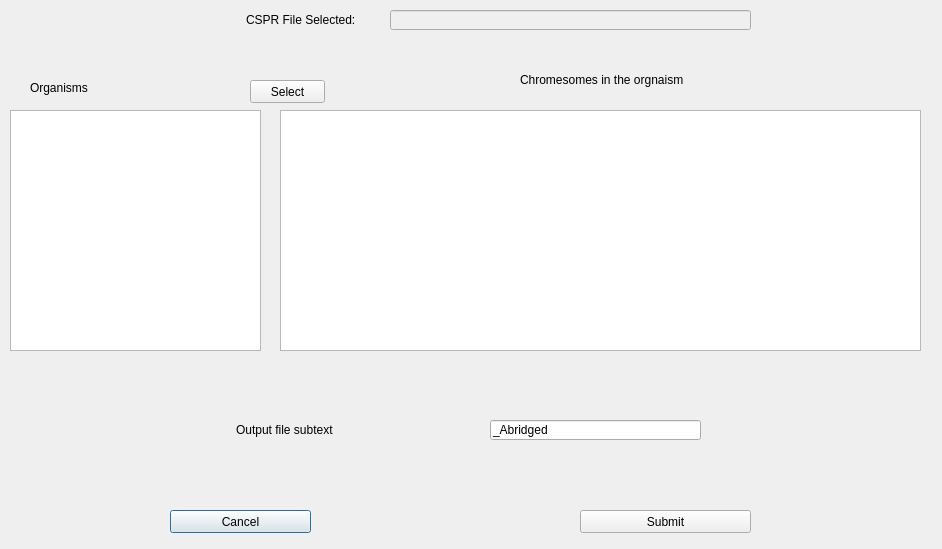
<?xml version="1.0" encoding="UTF-8"?>
<ui version="4.0">
 <class>CSPR_Chromesome_Selection</class>
 <widget class="QDialog" name="CSPR_Chromesome_Selection">
  <property name="geometry">
   <rect>
    <x>0</x>
    <y>0</y>
    <width>942</width>
    <height>549</height>
   </rect>
  </property>
  <property name="windowTitle">
   <string>Dialog</string>
  </property>
  <widget class="QTableWidget" name="chromesome_table">
   <property name="geometry">
    <rect>
     <x>280</x>
     <y>110</y>
     <width>641</width>
     <height>241</height>
    </rect>
   </property>
   <property name="verticalScrollMode">
    <enum>QAbstractItemView::ScrollPerPixel</enum>
   </property>
   <property name="horizontalScrollMode">
    <enum>QAbstractItemView::ScrollPerPixel</enum>
   </property>
  </widget>
  <widget class="QLabel" name="chrom_in_file_label">
   <property name="geometry">
    <rect>
     <x>520</x>
     <y>70</y>
     <width>281</width>
     <height>20</height>
    </rect>
   </property>
   <property name="text">
    <string>Chromesomes in the orgnaism</string>
   </property>
  </widget>
  <widget class="QLineEdit" name="file_name_line_edit">
   <property name="enabled">
    <bool>false</bool>
   </property>
   <property name="geometry">
    <rect>
     <x>390</x>
     <y>10</y>
     <width>361</width>
     <height>20</height>
    </rect>
   </property>
   <property name="toolTip">
    <string>&lt;html&gt;&lt;head/&gt;&lt;body&gt;&lt;p&gt;File given to pull data from&lt;/p&gt;&lt;/body&gt;&lt;/html&gt;</string>
   </property>
  </widget>
  <widget class="QLabel" name="cspr_file_name_label">
   <property name="geometry">
    <rect>
     <x>246</x>
     <y>10</y>
     <width>121</width>
     <height>20</height>
    </rect>
   </property>
   <property name="text">
    <string>CSPR File Selected:</string>
   </property>
  </widget>
  <widget class="QPushButton" name="cancel_button">
   <property name="geometry">
    <rect>
     <x>170</x>
     <y>510</y>
     <width>141</width>
     <height>23</height>
    </rect>
   </property>
   <property name="text">
    <string>Cancel</string>
   </property>
  </widget>
  <widget class="QPushButton" name="submit_button">
   <property name="geometry">
    <rect>
     <x>580</x>
     <y>510</y>
     <width>171</width>
     <height>23</height>
    </rect>
   </property>
   <property name="toolTip">
    <string>&lt;html&gt;&lt;head/&gt;&lt;body&gt;&lt;p&gt;This submits the chromesomes selected.&lt;/p&gt;&lt;p&gt;It will go into the CSPR file provided, and pull out the data from the chromesomes selected.&lt;/p&gt;&lt;p&gt;&lt;br/&gt;&lt;/p&gt;&lt;p&gt;Once that is done, it will write a new CSPR file with only the data that is wanted.&lt;/p&gt;&lt;/body&gt;&lt;/html&gt;</string>
   </property>
   <property name="text">
    <string>Submit</string>
   </property>
  </widget>
  <widget class="QLineEdit" name="output_file_name">
   <property name="geometry">
    <rect>
     <x>490</x>
     <y>420</y>
     <width>211</width>
     <height>20</height>
    </rect>
   </property>
   <property name="toolTip">
    <string>&lt;html&gt;&lt;head/&gt;&lt;body&gt;&lt;p&gt;This chooses what the subtext for the file name will be.&lt;/p&gt;&lt;p&gt;It will always be the name of the file give, plus the subtext.&lt;/p&gt;&lt;p&gt;Default is &amp;quot;Abridged&amp;quot;&lt;/p&gt;&lt;/body&gt;&lt;/html&gt;</string>
   </property>
   <property name="text">
    <string>_Abridged</string>
   </property>
  </widget>
  <widget class="QLabel" name="output_file_subtext_label">
   <property name="geometry">
    <rect>
     <x>236</x>
     <y>420</y>
     <width>231</width>
     <height>20</height>
    </rect>
   </property>
   <property name="text">
    <string>Output file subtext</string>
   </property>
  </widget>
  <widget class="QTableWidget" name="cspr_files_available_table">
   <property name="geometry">
    <rect>
     <x>10</x>
     <y>110</y>
     <width>251</width>
     <height>241</height>
    </rect>
   </property>
   <property name="verticalScrollMode">
    <enum>QAbstractItemView::ScrollPerPixel</enum>
   </property>
   <property name="horizontalScrollMode">
    <enum>QAbstractItemView::ScrollPerPixel</enum>
   </property>
  </widget>
  <widget class="QLabel" name="available_cspr_label">
   <property name="geometry">
    <rect>
     <x>30</x>
     <y>80</y>
     <width>191</width>
     <height>16</height>
    </rect>
   </property>
   <property name="text">
    <string>Organisms</string>
   </property>
  </widget>
  <widget class="QPushButton" name="select_button">
   <property name="geometry">
    <rect>
     <x>250</x>
     <y>80</y>
     <width>75</width>
     <height>23</height>
    </rect>
   </property>
   <property name="toolTip">
    <string>&lt;html&gt;&lt;head/&gt;&lt;body&gt;&lt;p&gt;Select the CSPR file, and show the chromesomes in that file.&lt;br/&gt;Only 1 CSPR is selectable.&lt;/p&gt;&lt;/body&gt;&lt;/html&gt;</string>
   </property>
   <property name="text">
    <string>Select</string>
   </property>
  </widget>
 </widget>
 <resources/>
 <connections/>
</ui>
